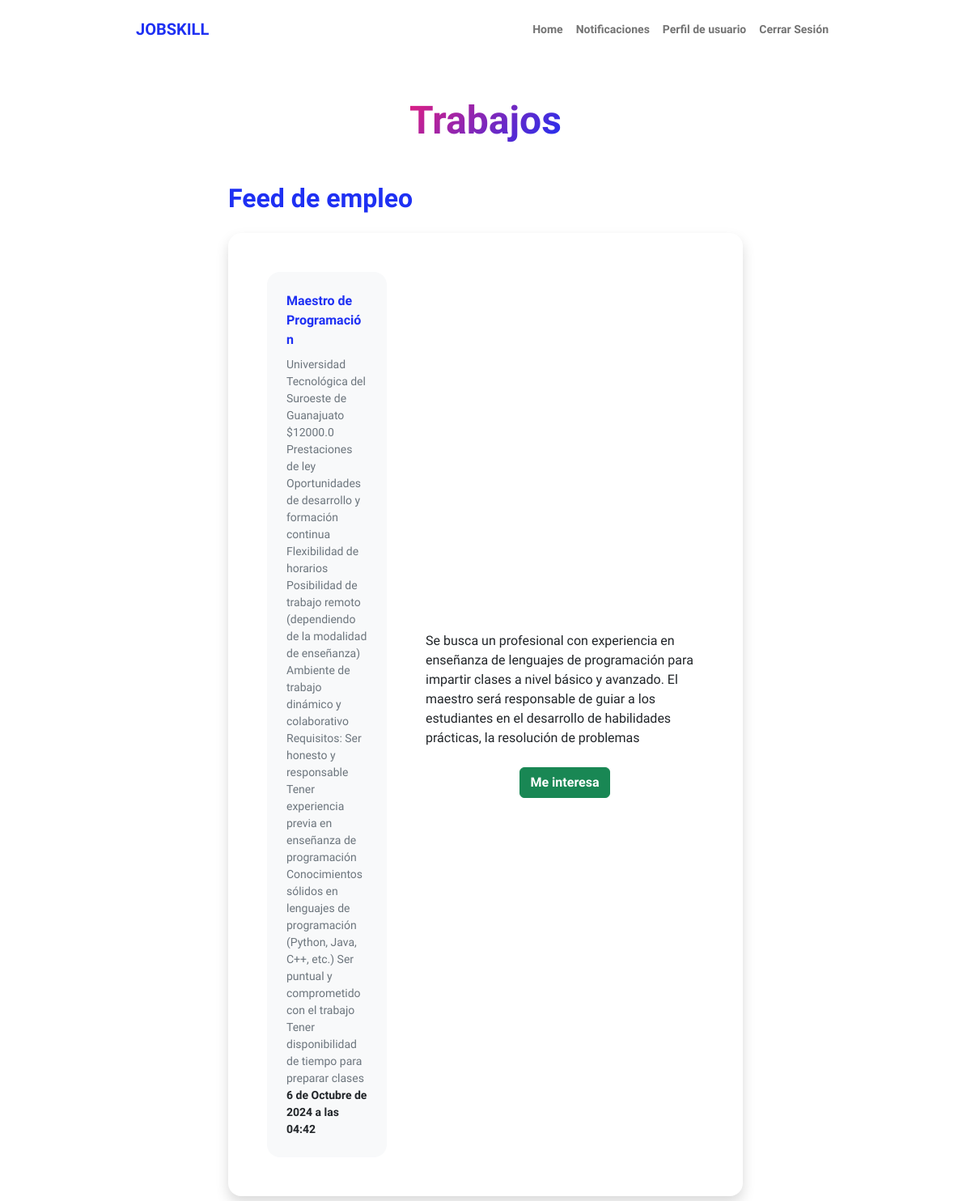
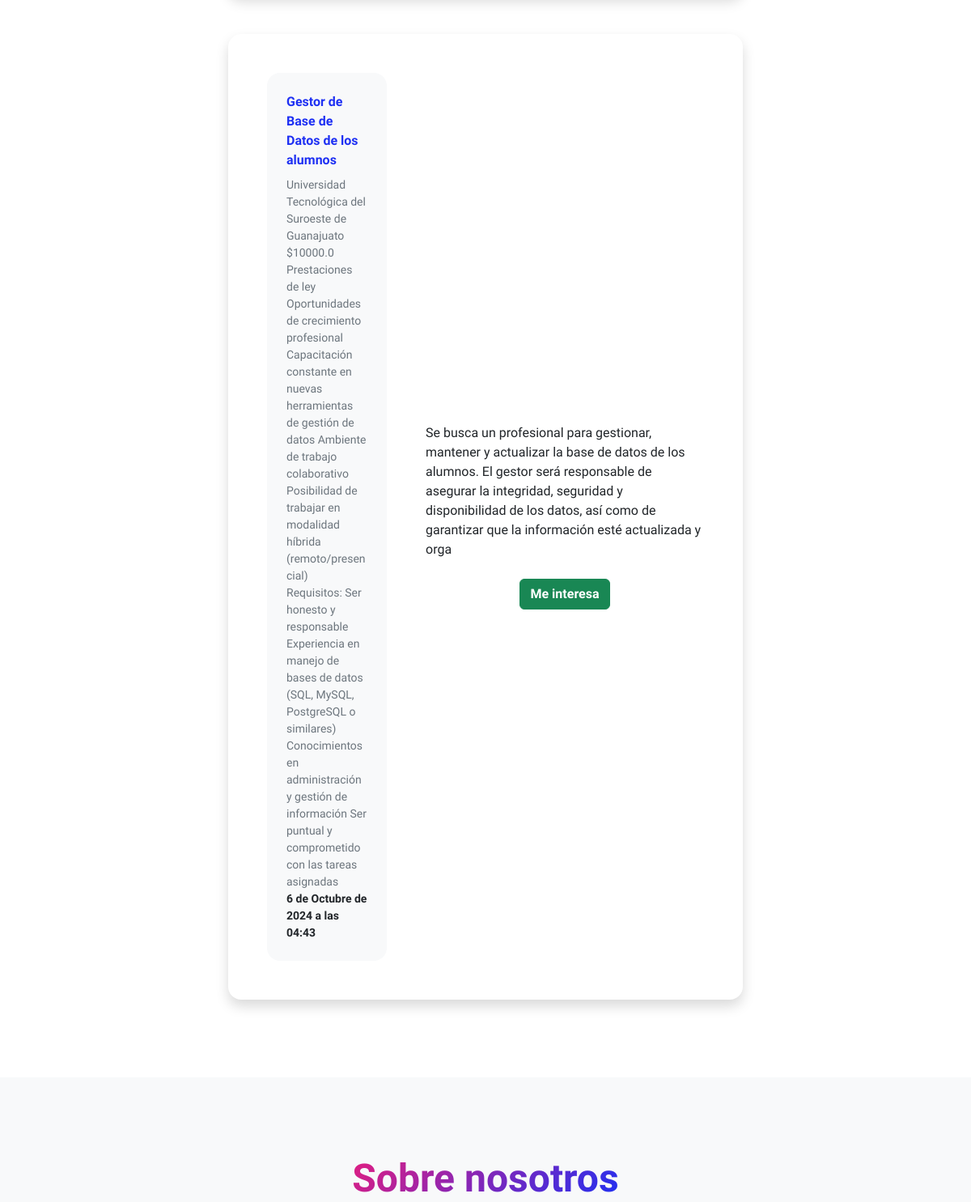
The page /U/ (signed in, upper part) on the database as committed earlier (2 pictures, top to bottom).
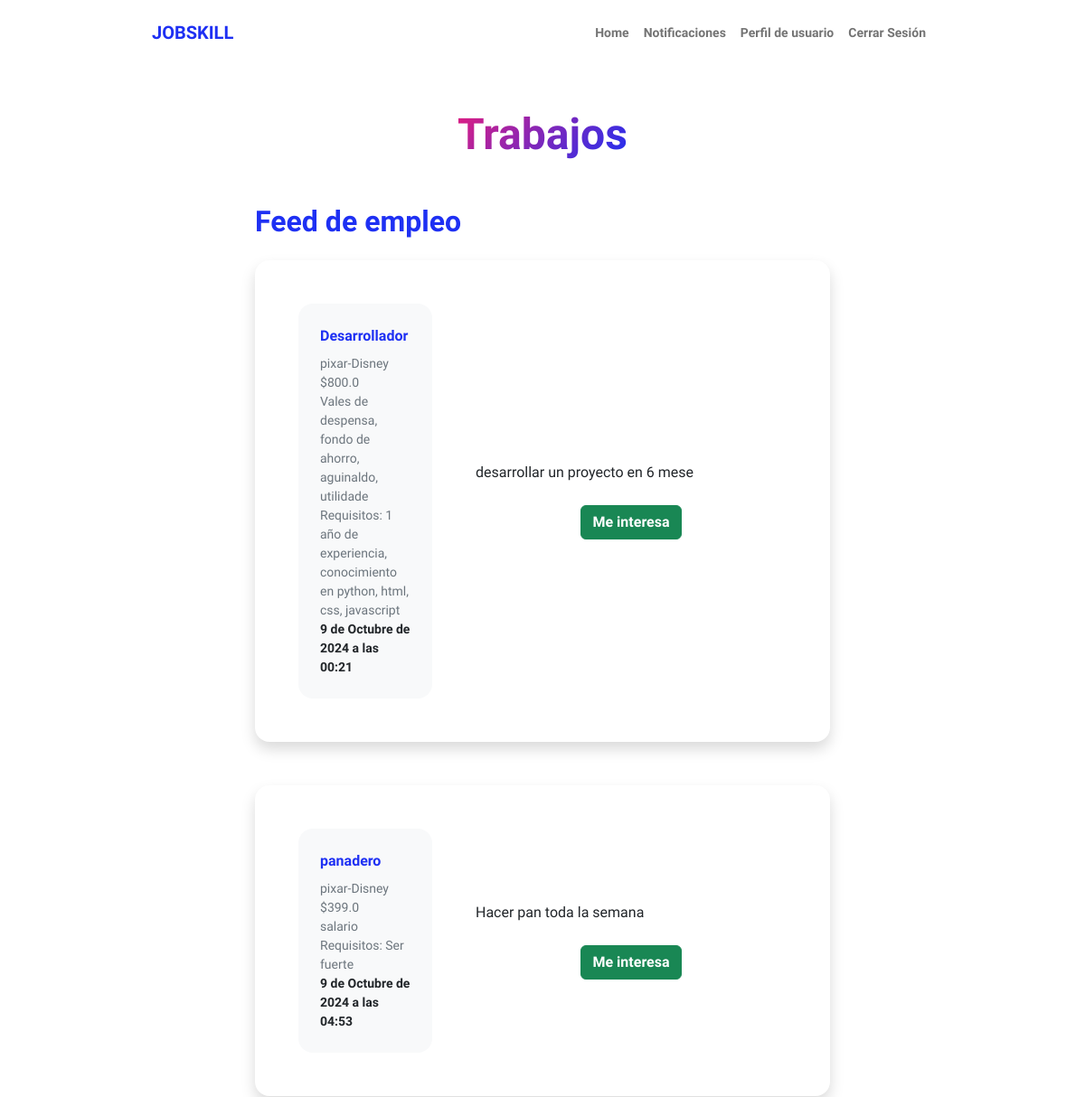
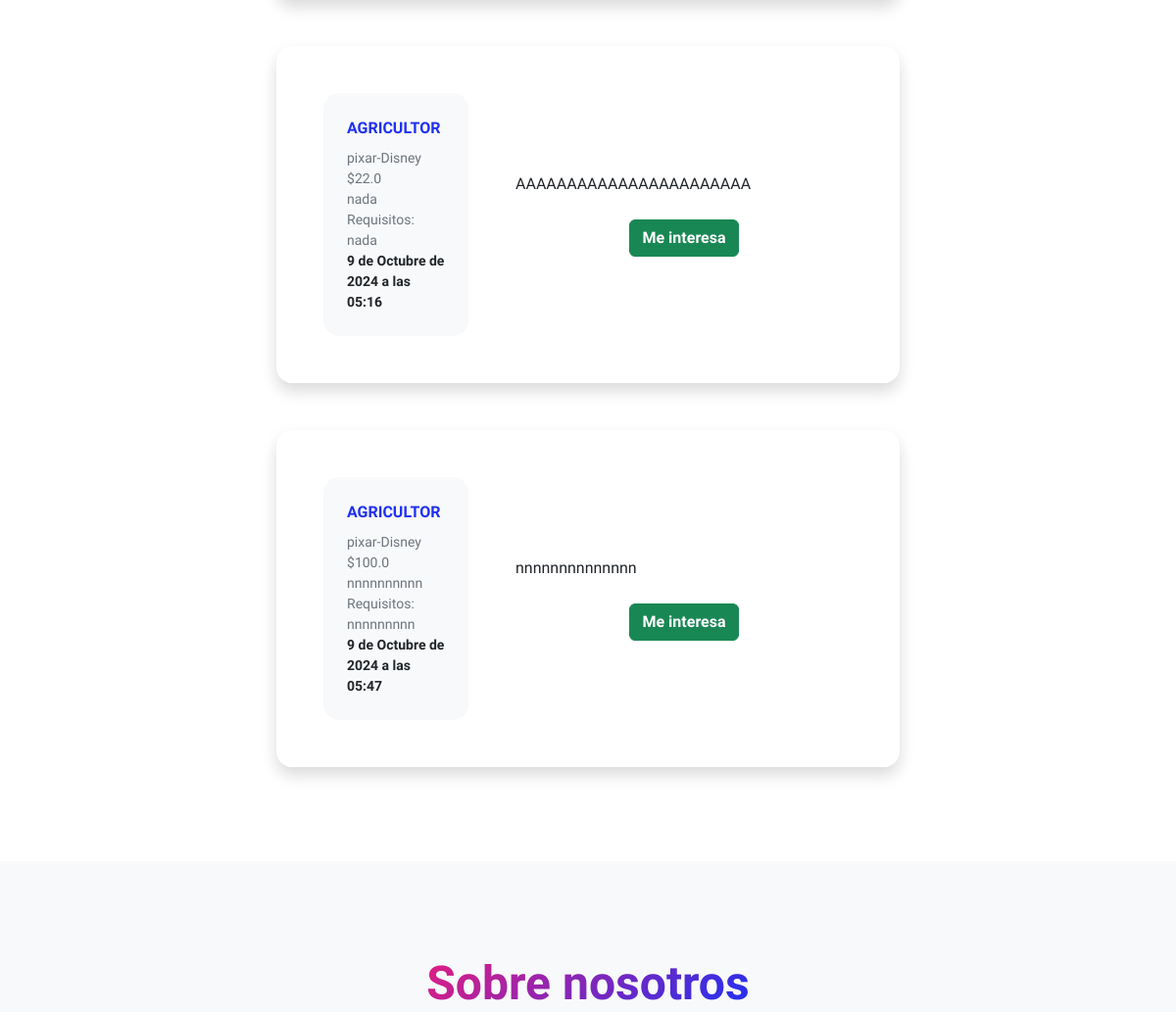
The same page on the database as committed later (2 pictures, top to bottom).
### paginaEmpresa/models.py (models this page shows, shortened)
class Puesto(models.Model):
    nombrePuesto=models.CharField(max_length=150)
    descripcion=models.CharField(max_length=255)
    requisitos=models.CharField(max_length=255)
    sueldoBase=models.FloatField()
    beneficios=models.CharField(max_length=255, null=True, blank=True)
    disponibles=models.IntegerField()
    empresa=models.ForeignKey(Empresa, on_delete=models.CASCADE)
    created=models.DateTimeField(auto_now_add=True)
    updated=models.DateTimeField(auto_now_add=True)
    class Meta:
        verbose_name='puesto'
        verbose_name_plural='puestos'

### jobskill1/models.py (models this page shows)
class Empresa(models.Model):
    user=models.OneToOneField(CustomUser, on_delete=models.CASCADE, related_name='profileE')
    nombre=models.CharField(max_length=50)
    descripcion=models.CharField(max_length=255)
    direccion=models.CharField(max_length=100)
    objetivo=models.CharField(max_length=255)
    telefono=models.CharField(max_length=16)
    foto=models.ImageField(upload_to="Empresa")
    def __str__(self):
        return self.nombre

### paginaUsuario/views.py (the view)
# urls.py: path('', trabajos, name="homeU"),
@login_required
def trabajos(request): #Este es el home
    if request.user.is_authenticated:
        if request.user.empresa==True:
            return redirect("homeE")
    puestos=Puesto.objects.all()
    return render(request, "paginaUsuario/trabajos.html", {"puestos":puestos})

### paginaUsuario/templates/paginaUsuario/trabajos.html (shortened to what this page needs)
{% extends "paginaUsuario/base.html"%}
{% load static %}
{% block content %}
<div class="container px-5 my-5">
                <div class="text-center mb-5">
                    <h1 class="display-5 fw-bolder mb-0"><span class="text-gradient d-inline">Trabajos</span></h1>
                </div>
                <div class="row gx-5 justify-content-center">
                    <div class="col-lg-11 col-xl-9 col-xxl-8">
                        <section>
                            <div class="d-flex align-items-center justify-content-between mb-4">
                                <h2 class="text-primary fw-bolder mb-0">Feed de empleo</h2>
                            </div>
                            {% for puesto in puestos %}
                            <div class="card shadow border-0 rounded-4 mb-5">
                                <div class="card-body p-5">
                                    <div class="row align-items-center gx-5">
                                        <div class="col text-center text-lg-start mb-4 mb-lg-0" style="width: 20%;">
                                            <div class="bg-light p-4 rounded-4">
                                                <div class="text-primary fw-bolder mb-2">{{puesto.nombrePuesto}}</div>
                                                <div class="small text-muted">{{puesto.empresa}}</div>
                                                <div class="small text-muted">${{puesto.sueldoBase}}</div>
                                                <div class="small text-muted">{{puesto.beneficios}}</div>
                                                <div class="small text-muted">Requisitos: {{puesto.requisitos}}</div>
                                                <div class="small fw-bolder">{{puesto.created}}</div>
                                            </div>
                                        </div>
                                        <div class="col-lg-8">
                                            <div>{{puesto.descripcion}}</div><br>
                                            <div class="small text-muted" style="text-align-last: center;"><a class="btn btn-success" href="/U/postulacion/?id={{puesto.id}}"><strong>Me interesa</strong></a></div>
                                        </div>
                                    </div>
                                </div>
                            </div>
                            {% endfor %}
                        </section>
                    </div>
                </div>
            </div>
{% endblock %}

Rows that differ between the two databases and show on the page:
removed Puesto: nombrePuesto "Maestro de Programación", empresa "Universidad Tecnológica del Suroeste de Guanajuato", sueldoBase "12000.0", beneficios "Prestaciones de ley Oportunidades de desarrollo y formación continua Flexibilidad de horarios Posibilidad de trabajo remoto (dependiendo de la modalidad de enseñanza) Ambiente de trabajo dinámico y colaborativo", requisitos "Ser honesto y responsable Tener experiencia previa en enseñanza de programación Conocimientos sólidos en lenguajes de programación (Python, Java, C++, etc.) Ser puntual y comprometido con el trabajo Tener disponibilidad de tiempo para preparar clases", created "6 de Octubre de 2024 a las 04:42", descripcion "Se busca un profesional con experiencia en enseñanza de lenguajes de programación para impartir clases a nivel básico y avanzado. El maestro será responsable de guiar a los estudiantes en el desarrollo de habilidades prácticas, la resolución de problemas"
removed Puesto: nombrePuesto "Gestor de Base de Datos de los alumnos", empresa "Universidad Tecnológica del Suroeste de Guanajuato", sueldoBase "10000.0", beneficios "Prestaciones de ley Oportunidades de crecimiento profesional Capacitación constante en nuevas herramientas de gestión de datos Ambiente de trabajo colaborativo Posibilidad de trabajar en modalidad híbrida (remoto/presencial)", requisitos "Ser honesto y responsable Experiencia en manejo de bases de datos (SQL, MySQL, PostgreSQL o similares) Conocimientos en administración y gestión de información Ser puntual y comprometido con las tareas asignadas", created "6 de Octubre de 2024 a las 04:43", descripcion "Se busca un profesional para gestionar, mantener y actualizar la base de datos de los alumnos. El gestor será responsable de asegurar la integridad, seguridad y disponibilidad de los datos, así como de garantizar que la información esté actualizada y orga"
added Puesto: nombrePuesto "Desarrollador", empresa "pixar-Disney", sueldoBase "800.0", beneficios "Vales de despensa, fondo de ahorro, aguinaldo, utilidade", requisitos "1 año de experiencia, conocimiento en python, html, css, javascript", created "9 de Octubre de 2024 a las 00:21", descripcion "desarrollar un proyecto en 6 mese"
added Puesto: nombrePuesto "panadero", empresa "pixar-Disney", sueldoBase "399.0", beneficios "salario", requisitos "Ser fuerte", created "9 de Octubre de 2024 a las 04:53", descripcion "Hacer pan toda la semana"
added Puesto: nombrePuesto "AGRICULTOR", empresa "pixar-Disney", sueldoBase "22.0", beneficios "nada", requisitos "nada", created "9 de Octubre de 2024 a las 05:16", descripcion "AAAAAAAAAAAAAAAAAAAAAAA"
added Puesto: nombrePuesto "AGRICULTOR", empresa "pixar-Disney", sueldoBase "100.0", beneficios "nnnnnnnnnn", requisitos "nnnnnnnnn", created "9 de Octubre de 2024 a las 05:47", descripcion "nnnnnnnnnnnnnn"
